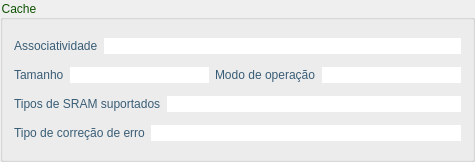
<?xml version="1.0" encoding="UTF-8"?>
<ui version="4.0">
 <class>cacheGroupBox</class>
 <widget class="QGroupBox" name="cacheGroupBox">
  <property name="geometry">
   <rect>
    <x>0</x>
    <y>0</y>
    <width>475</width>
    <height>162</height>
   </rect>
  </property>
  <property name="windowTitle">
   <string>GroupBox</string>
  </property>
  <property name="styleSheet">
   <string>color : rgb(15, 82, 2);</string>
  </property>
  <property name="title">
   <string>Cache</string>
  </property>
  <layout class="QVBoxLayout" name="verticalLayout">
   <item>
    <layout class="QHBoxLayout" name="horizontalLayout">
     <item>
      <widget class="QLabel" name="associativityModelLabel">
       <property name="styleSheet">
        <string>color: rgb(57, 93, 118);</string>
       </property>
       <property name="text">
        <string>Associatividade</string>
       </property>
      </widget>
     </item>
     <item>
      <widget class="QLineEdit" name="associativityLineEdit">
       <property name="styleSheet">
        <string>background-image: url(:/ldc_white_bckg/ldc_white_bckg.png);
color: rgb(0, 0, 0);</string>
       </property>
       <property name="text">
        <string/>
       </property>
       <property name="frame">
        <bool>false</bool>
       </property>
       <property name="cursorPosition">
        <number>0</number>
       </property>
       <property name="readOnly">
        <bool>true</bool>
       </property>
      </widget>
     </item>
    </layout>
   </item>
   <item>
    <layout class="QHBoxLayout" name="horizontalLayout_2">
     <item>
      <widget class="QLabel" name="sizeLabel">
       <property name="styleSheet">
        <string>color: rgb(57, 93, 118);</string>
       </property>
       <property name="text">
        <string>Tamanho</string>
       </property>
      </widget>
     </item>
     <item>
      <widget class="QLineEdit" name="sizeLineEdit">
       <property name="styleSheet">
        <string>background-image: url(:/ldc_white_bckg/ldc_white_bckg.png);
color: rgb(0, 0, 0);</string>
       </property>
       <property name="text">
        <string/>
       </property>
       <property name="frame">
        <bool>false</bool>
       </property>
       <property name="cursorPosition">
        <number>0</number>
       </property>
       <property name="readOnly">
        <bool>true</bool>
       </property>
      </widget>
     </item>
     <item>
      <widget class="QLabel" name="operationModeLabel">
       <property name="styleSheet">
        <string>color: rgb(57, 93, 118);</string>
       </property>
       <property name="text">
        <string>Modo de operação</string>
       </property>
      </widget>
     </item>
     <item>
      <widget class="QLineEdit" name="operationModeLineEdit">
       <property name="styleSheet">
        <string>background-image: url(:/ldc_white_bckg/ldc_white_bckg.png);
color: rgb(0, 0, 0);</string>
       </property>
       <property name="text">
        <string/>
       </property>
       <property name="frame">
        <bool>false</bool>
       </property>
       <property name="cursorPosition">
        <number>0</number>
       </property>
       <property name="readOnly">
        <bool>true</bool>
       </property>
      </widget>
     </item>
    </layout>
   </item>
   <item>
    <layout class="QHBoxLayout" name="horizontalLayout_3">
     <item>
      <widget class="QLabel" name="sramTypesLabel">
       <property name="styleSheet">
        <string>color: rgb(57, 93, 118);</string>
       </property>
       <property name="text">
        <string>Tipos de SRAM suportados</string>
       </property>
      </widget>
     </item>
     <item>
      <widget class="QLineEdit" name="sramTypesLineEdit">
       <property name="styleSheet">
        <string>background-image: url(:/ldc_white_bckg/ldc_white_bckg.png);
color: rgb(0, 0, 0);</string>
       </property>
       <property name="text">
        <string/>
       </property>
       <property name="frame">
        <bool>false</bool>
       </property>
       <property name="cursorPosition">
        <number>0</number>
       </property>
       <property name="readOnly">
        <bool>true</bool>
       </property>
      </widget>
     </item>
    </layout>
   </item>
   <item>
    <layout class="QHBoxLayout" name="horizontalLayout_4">
     <item>
      <widget class="QLabel" name="errorCorrectionLabel">
       <property name="styleSheet">
        <string>color: rgb(57, 93, 118);</string>
       </property>
       <property name="text">
        <string>Tipo de correção de erro</string>
       </property>
      </widget>
     </item>
     <item>
      <widget class="QLineEdit" name="errorCorrectionLineEdit">
       <property name="styleSheet">
        <string>background-image: url(:/ldc_white_bckg/ldc_white_bckg.png);
color: rgb(0, 0, 0);</string>
       </property>
       <property name="text">
        <string/>
       </property>
       <property name="frame">
        <bool>false</bool>
       </property>
       <property name="cursorPosition">
        <number>0</number>
       </property>
       <property name="readOnly">
        <bool>true</bool>
       </property>
      </widget>
     </item>
    </layout>
   </item>
  </layout>
 </widget>
 <resources>
  <include location="../../gui/resources/ldc_resources.qrc"/>
 </resources>
 <connections/>
</ui>
